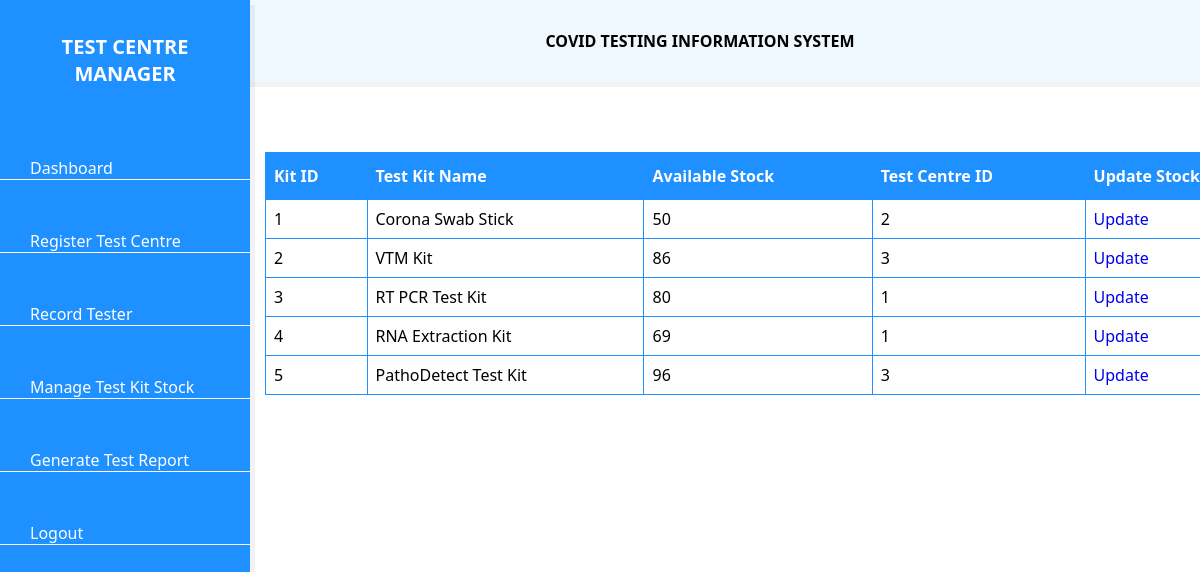
Screenshot of /TestKitData.php (signed in) with the database file from the repository.
### tables this page shows
CREATE TABLE `testkit` (
  `kitID` int(255) NOT NULL,
  `testName` varchar(255) NOT NULL,
  `availableStock` int(255) NOT NULL,
  `centreID` int(255) NOT NULL
);

### TestKitData.php (the view, shortened to what this page needs)
<?php
if (isset($_SESSION['username'])) {
?>
<!DOCTYPE html>
<html lang="en">
  <head>
    <link rel="stylesheet" href="dashboardcss/style.css" />
	<link rel="stylesheet" href="dataTables.bootstrap4.min.css" />
  </head>
  <body>
    <div class="sidebar">
      <h2>Test Centre Manager</h2>
      <ul class="nav">
        <li>
          <a href="dashboardManager.php">
            <span>Dashboard</span>
          </a>
        </li>
		<li>
          <a href="RegisterTestCentreForm.php">
            <span>Register Test Centre</span>
          </a>
        </li>
        <li>
          <a href="RecordTesterForm.php">
            <span>Record Tester</span>
          </a>
        </li>
        <li>
          <a href="ManageTestKitStockForm.php">
            <span>Manage Test Kit Stock</span>
          </a>
        </li>
        <li>
          <a href="ManagerGenerateTestReport.php">
            <span>Generate Test Report</span>
          </a>
        </li>
        <li>
          <a href="Logout.php">
            <span>Logout</span>
          </a>
        </li>
      </ul>
    </div>
    <div class="main">
      <b>COVID TESTING INFORMATION SYSTEM</b>
    </div>
	<?php include "db_conn.php";?>
	<div style="overflow-x: auto;">
		<table id="testKit">
			<thead>
				<tr>
					<th>Kit ID</th>
					<th>Test Kit Name</th>
					<th>Available Stock</th>
					<th>Test Centre ID</th>
					<th>Update Stock</th>
				</tr>
			</thead>
			<tbody>
				<?php
					$data = mysqli_query($conn, "SELECT * FROM testKit");
					while($show = mysqli_fetch_array($data)){
						echo "
						<tr>
							<td>$show[kitID]</td>
							<td>$show[testName]</td>
							<td>$show[availableStock]</td>
							<td>$show[centreID]</td>
							<td>
								<a href='UpdateTestKitStockForm.php?id=$show[kitID]'> Update </a>
							</td>
						</tr>";
					}
				?>
			</tbody>
		</table>
	</div>
  </body>
</html>
<?php
}

### dashboardcss/style.css (style rules this page uses)
* { margin: 0; padding: 0; text-decoration: none; }
body { box-sizing: border-box; font-family: 'Segoe UI', Tahoma, Geneva, Verdana, sans-serif; }
.sidebar { position: fixed; background: #1E90FF; box-shadow: 5px 5px rgba(0, 0, 0, 0.05); width: 250px; height: 100%; top: 0; left: 0; z-index: 1; }
.sidebar h2 { text-align: center; font-size: 20px; text-transform: uppercase; color: #ffffff; background: #1E90FF; padding: 20px; font-weight: bold; }
.sidebar ul li { border-bottom: 1px solid #ffffff; margin: 50px 0; }
.sidebar ul li a { color: #ffffff; padding: 0 30px; }
.main { text-align: center; background: #F0F8FF; box-shadow: 5px 5px rgba(0, 0, 0, 0.05); margin-left: 200px; padding: 30px; }
h2 { color: #FFFFFF; text-align: center; margin-bottom: 40px; }
h2 { margin-top: 5%; }
#testKit { border-collapse: collapse; width: 85.3%; margin-left: 265px; margin-top: 70px; }
#testKit td, #testKit th { border: 1px solid #1E90FF; padding: 8px; }
#testKit th { padding-top: 12px; padding-bottom: 12px; text-align: left; background-color: #1E90FF; color: white; }

### rows the page displays
testkit: kitID "1", testName "Corona Swab Stick", availableStock "50", centreID "2"
testkit: kitID "2", testName "VTM Kit", availableStock "86", centreID "3"
testkit: kitID "3", testName "RT PCR Test Kit", availableStock "80", centreID "1"
testkit: kitID "4", testName "RNA Extraction Kit", availableStock "69", centreID "1"
testkit: kitID "5", testName "PathoDetect Test Kit", availableStock "96", centreID "3"
